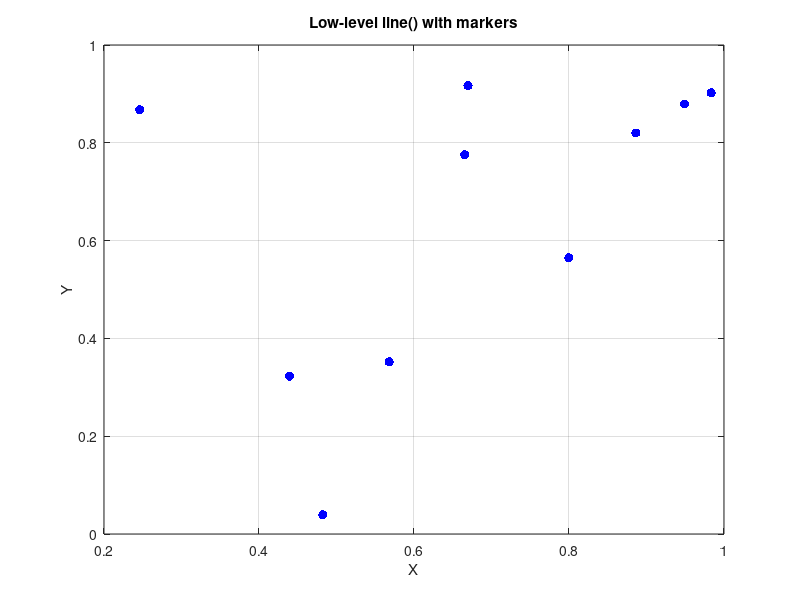

Recreate this plot in MATLAB. (Note: this script raises an error after producing the figure.)
close all; 
clc;

N = 10;
x = rand(N,1);
y = rand(N,1);

% 1) Make sure we're calling the built-in functions
% disp(which('plot','-all'));
% disp(which('scatter','-all'));

figure('Color','w','Position',[100 100 640 480],'Visible','on');
ax = axes('Parent', gcf); 
grid(ax,'on'); 
box(ax,'on'); 
hold(ax,'off');

% 2) Try a very explicit low-level marker (bypasses some plot defaults)
h = line(ax, x, y, 'LineStyle','none', 'Marker','.', 'MarkerSize',20, 'Color','b');
title(ax, 'Low-level line() with markers');
xlabel(ax,'X'); ylabel(ax,'Y');
drawnow;
fprintf('Children in axes after line(): %d\n', numel(ax.Children));

% pause(1);
% 
% % 3) If still blank, switch renderer and try scatter
% set(gcf,'Renderer','painters');  % safest 2D renderer
% clf; ax = axes('Parent', gcf); grid(ax,'on'); box(ax,'on');
% scatter(ax, x, y, 80, 'r', 'filled');
% title(ax, 'scatter() using painters');
% xlabel(ax,'X'); ylabel(ax,'Y');
% drawnow;
% fprintf('Renderer now: %s\n', get(gcf,'Renderer'));
% fprintf('Children in axes after scatter(): %d\n', numel(ax.Children));

% pause(1);
% 
% % 4) As a last resort, force software OpenGL and try plot
% opengl software;
% clf; ax = axes('Parent', gcf); grid(ax,'on'); box(ax,'on');
% plot(ax, x, y, 'b.', 'MarkerSize', 20);
% title(ax, 'plot() after opengl software');
% xlabel(ax,'X'); ylabel(ax,'Y');
% drawnow;
% fprintf('OpenGL mode forced to software.\n');
